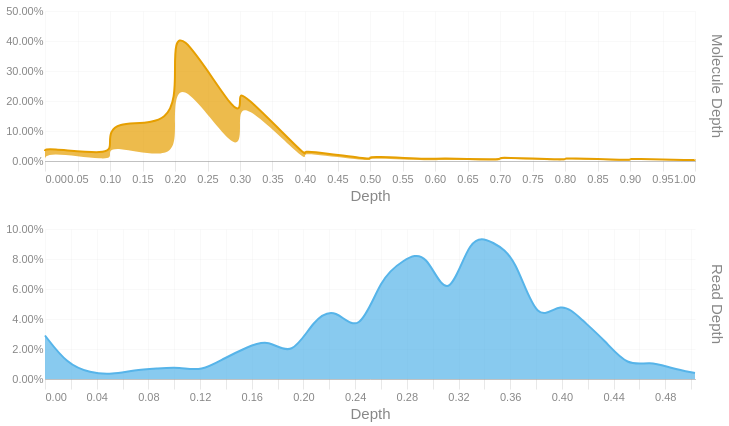

The cell this chart's notebook holds for it:
### Code cell
readdep = depth_hist(tb['Read Depth'], q99, 3)
readdep = readdep.with_columns(pl.lit('Read Depth').alias('Metric'))
if not SKIPLR:
    moldep = depth_hist(tb['Molecule Depth'], mol_q99, 1)
    moldep = moldep.with_columns(pl.lit('Molecule Depth').alias('Metric'))
    _hist = pl.concat([readdep, moldep])
    _hist = _hist.filter(pl.col('Proportion') != 0)
    with SafeRender(_hist):
        (
            alt.Chart(_hist)        
            .mark_area(interpolate = "basis")
            .encode(
                x=alt.X('Bin:Q').scale(domainMin=0).axis(alt.Axis(title='Depth')),
                y = alt.Y('Proportion:Q', title = None).axis(format = '.2%'),
                color = alt.Color('Metric:N').legend(None),
                row = alt.Row("Metric:N").header(title = None, labelOrient = 'right'),
                tooltip = [
                    alt.Tooltip("Metric:N", title = "Metric"),
                    alt.Tooltip('Interval:N', title = "Depth Interval"),
                    alt.Tooltip('Proportion:Q', title = "% Alignments").format('.2%')
                ]
            )
            .resolve_scale(x='independent', y='independent')
            .properties(
                height = 150, width = 650,
                usermeta={'embedOptions': {'downloadFileName': f'{samplename}.depth.hist'}}
            )
        ).display()
else:
    readdep = readdep.filter(pl.col('Proportion') != 0)
    with SafeRender(readdep):
        (
            alt.Chart(readdep)        
            .mark_area(interpolate = "basis")
            .encode(
                x=alt.X('Bin:Q').scale(domainMin=0).axis(alt.Axis(title='Depth')),
                y = alt.Y('Proportion:Q', title = None).axis(format = '.2%'),
                tooltip = [
                    alt.Tooltip('Interval:N', title = "Depth Interval"),
                    alt.Tooltip('Proportion:Q', title = "% Alignments").format('.2%')
                ]
            )
            .properties(
                usermeta={'embedOptions': {'downloadFileName': f'{samplename}.depth.hist'}}
            )
        ).display()

### Figure 1 — Vega-Lite specification as saved in the notebook (floating-point values rounded to 4 significant figures)
{"width": 650, "height": 150, "config": {"title": {"anchor": "start", "dy": -15, "fontSize": 18, "color": "#888888", "subtitleColor": "#888888", "subtitleFontSize": 14}, "arc": {"fill": "#0072B2"}, "axis": {"domainColor": "#888888", "domainWidth": 0.5, "gridWidth": 0.2, "grid": false, "titleFontWeight": 400, "titleFontSize": 15, "labelFontSize": 11, "labelColor": "#888888", "tickColor": "#888888", "tickWidth": 0.2, "titleColor": "#888888"}, "axisBand": {"grid": false}, "axisX": {"grid": true, "tickSize": 10, "domainCap": "round"}, "axisY": {"domain": false, "grid": true, "tickSize": 0, "domainCap": "round"}, "background": "transparent", "header": {"labelFontSize": 15, "labelColor": "#888888", "titleFontSize": 15, "titleFontWeight": 600, "titleColor": "#888888"}, "legend": {"labelFont": "sans-serif", "labelFontSize": 12, "labelColor": "#888888", "symbolSize": 100, "symbolType": "circle", "titleFontSize": 12, "titlePadding": 10, "titleColor": "#888888", "title": null}, "range": {"category": ["#E69F00", "#56B4E9", "#009E73", "#F0E442", "#0072B2", "#D55E00", "#CC79A7", "#000000"], "diverging": ["#cfe8f3", "#a2d4ec", "#73bfe2", "#46abdb", "#1696d2", "#12719e"]}, "area": {"fill": "#0072B2", "fillOpacity": 0.7, "line": true, "strokeOpacity": 0.7}, "line": {"color": "#0072B2", "stroke": "#0072B2", "strokeWidth": 2}, "trail": {"color": "#0072B2", "stroke": "#0072B2", "strokeWidth": 0, "size": 1}, "point": {"filled": true, "fillOpacity": 1.0, "size": 95}, "text": {"color": "#888888", "fontSize": 11, "align": "right", "fontWeight": 400, "size": 11}, "bar": {"fill": "#0072B2", "stroke": null}, "view": {"stroke": null, "continuousWidth": 660, "continuousHeight": 400}}, "data": {"name": "data-f8dc6a97c08964dc884245f5024be66c"}, "mark": {"type": "area", "interpolate": "basis"}, "encoding": {"color": {"field": "Metric", "legend": null, "type": "nominal"}, "row": {"field": "Metric", "header": {"title": null, "labelOrient": "right"}, "type": "nominal"}, "tooltip": [{"field": "Metric", "title": "Metric", "type": "nominal"}, {"field": "Interval", "title": "Depth Interval", "type": "nominal"}, {"field": "Proportion", "format": ".2%", "title": "% Alignments", "type": "quantitative"}], "x": {"axis": {"title": "Depth"}, "field": "Bin", "scale": {"domainMin": 0}, "type": "quantitative"}, "y": {"axis": {"format": ".2%"}, "field": "Proportion", "title": null, "type": "quantitative"}}, "resolve": {"scale": {"x": "independent", "y": "independent"}}, "usermeta": {"embedOptions": {"downloadFileName": "S6_Altamaha_3973.depth.hist"}}, "$schema": "https://vega.github.io/schema/vega-lite/v6.1.0.json", "datasets": {"data-f8dc6a97c08964dc884245f5024be66c": [{"Bin": 0.0, "Interval": "0.0-0.017", "Proportion": 0.029, "Metric": "Read Depth"}, {"Bin": 0.017, "Interval": "0.017-0.035", "Proportion": 0.01, "Metric": "Read Depth"}, {"Bin": 0.035, "Interval": "0.035-0.052", "Proportion": 0.004, "Metric": "Read Depth"}, {"Bin": 0.052, "Interval": "0.052-0.069", "Proportion": 0.003, "Metric": "Read Depth"}, {"Bin": 0.069, "Interval": "0.069-0.087", "Proportion": 0.006, "Metric": "Read Depth"}, {"Bin": 0.087, "Interval": "0.087-0.104", "Proportion": 0.007, "Metric": "Read Depth"}, {"Bin": 0.104, "Interval": "0.104-0.121", "Proportion": 0.008, "Metric": "Read Depth"}, {"Bin": 0.121, "Interval": "0.121-0.139", "Proportion": 0.005, "Metric": "Read Depth"}, {"Bin": 0.139, "Interval": "0.139-0.156", "Proportion": 0.014, "Metric": "Read Depth"}, {"Bin": 0.156, "Interval": "0.156-0.173", "Proportion": 0.021, "Metric": "Read Depth"}, {"Bin": 0.173, "Interval": "0.173-0.191", "Proportion": 0.027, "Metric": "Read Depth"}, {"Bin": 0.191, "Interval": "0.191-0.208", "Proportion": 0.014, "Metric": "Read Depth"}, {"Bin": 0.208, "Interval": "0.208-0.225", "Proportion": 0.04, "Metric": "Read Depth"}, {"Bin": 0.225, "Interval": "0.225-0.243", "Proportion": 0.048, "Metric": "Read Depth"}, {"Bin": 0.243, "Interval": "0.243-0.26", "Proportion": 0.028, "Metric": "Read Depth"}, {"Bin": 0.26, "Interval": "0.26-0.277", "Proportion": 0.068, "Metric": "Read Depth"}, {"Bin": 0.277, "Interval": "0.277-0.295", "Proportion": 0.079, "Metric": "Read Depth"}, {"Bin": 0.295, "Interval": "0.295-0.312", "Proportion": 0.087, "Metric": "Read Depth"}, {"Bin": 0.312, "Interval": "0.312-0.329", "Proportion": 0.047, "Metric": "Read Depth"}, {"Bin": 0.329, "Interval": "0.329-0.347", "Proportion": 0.098, "Metric": "Read Depth"}, {"Bin": 0.347, "Interval": "0.347-0.364", "Proportion": 0.091, "Metric": "Read Depth"}, {"Bin": 0.364, "Interval": "0.364-0.381", "Proportion": 0.082, "Metric": "Read Depth"}, {"Bin": 0.381, "Interval": "0.381-0.399", "Proportion": 0.035, "Metric": "Read Depth"}, {"Bin": 0.399, "Interval": "0.399-0.416", "Proportion": 0.053, "Metric": "Read Depth"}, {"Bin": 0.416, "Interval": "0.416-0.433", "Proportion": 0.039, "Metric": "Read Depth"}, {"Bin": 0.433, "Interval": "0.433-0.451", "Proportion": 0.026, "Metric": "Read Depth"}, {"Bin": 0.451, "Interval": "0.451-0.468", "Proportion": 0.008, "Metric": "Read Depth"}, {"Bin": 0.468, "Interval": "0.468-0.485", "Proportion": 0.012, "Metric": "Read Depth"}, {"Bin": 0.485, "Interval": "0.485-0.503", "Proportion": 0.007, "Metric": "Read Depth"}, {"Bin": 0.503, "Interval": "0.503-0.52", "Proportion": 0.004, "Metric": "Read Depth"}, {"Bin": 0.0, "Interval": "0.0-0.0", "Proportion": 0.033, "Metric": "Molecule Depth"}, {"Bin": 0.0, "Interval": "0.0-0.1", "Proportion": 0.011, "Metric": "Molecule Depth"}, {"Bin": 0.1, "Interval": "0.1-0.1", "Proportion": 0.02, "Metric": "Molecule Depth"}, {"Bin": 0.1, "Interval": "0.1-0.1", "Proportion": 0.034, "Metric": "Molecule Depth"}, {"Bin": 0.1, "Interval": "0.1-0.2", "Proportion": 0.085, "Metric": "Molecule Depth"}, {"Bin": 0.2, "Interval": "0.2-0.2", "Proportion": 0.111, "Metric": "Molecule Depth"}, {"Bin": 0.2, "Interval": "0.2-0.2", "Proportion": 0.202, "Metric": "Molecule Depth"}, {"Bin": 0.2, "Interval": "0.2-0.3", "Proportion": 0.167, "Metric": "Molecule Depth"}, {"Bin": 0.3, "Interval": "0.3-0.3", "Proportion": 0.125, "Metric": "Molecule Depth"}, {"Bin": 0.3, "Interval": "0.3-0.3", "Proportion": 0.087, "Metric": "Molecule Depth"}, {"Bin": 0.3, "Interval": "0.3-0.4", "Proportion": 0.026, "Metric": "Molecule Depth"}, {"Bin": 0.4, "Interval": "0.4-0.4", "Proportion": 0.019, "Metric": "Molecule Depth"}, {"Bin": 0.4, "Interval": "0.4-0.4", "Proportion": 0.008, "Metric": "Molecule Depth"}, {"Bin": 0.4, "Interval": "0.4-0.5", "Proportion": 0.009, "Metric": "Molecule Depth"}, {"Bin": 0.5, "Interval": "0.5-0.5", "Proportion": 0.005, "Metric": "Molecule Depth"}, {"Bin": 0.5, "Interval": "0.5-0.5", "Proportion": 0.005, "Metric": "Molecule Depth"}, {"Bin": 0.5, "Interval": "0.5-0.6", "Proportion": 0.006, "Metric": "Molecule Depth"}, {"Bin": 0.6, "Interval": "0.6-0.6", "Proportion": 0.005, "Metric": "Molecule Depth"}, {"Bin": 0.6, "Interval": "0.6-0.7", "Proportion": 0.005, "Metric": "Molecule Depth"}, {"Bin": 0.7, "Interval": "0.7-0.7", "Proportion": 0.004, "Metric": "Molecule Depth"}, {"Bin": 0.7, "Interval": "0.7-0.7", "Proportion": 0.005, "Metric": "Molecule Depth"}, {"Bin": 0.7, "Interval": "0.7-0.8", "Proportion": 0.003, "Metric": "Molecule Depth"}, {"Bin": 0.8, "Interval": "0.8-0.8", "Proportion": 0.004, "Metric": "Molecule Depth"}, {"Bin": 0.8, "Interval": "0.8-0.8", "Proportion": 0.003, "Metric": "Molecule Depth"}, {"Bin": 0.8, "Interval": "0.8-0.9", "Proportion": 0.003, "Metric": "Molecule Depth"}, {"Bin": 0.9, "Interval": "0.9-0.9", "Proportion": 0.003, "Metric": "Molecule Depth"}, {"Bin": 0.9, "Interval": "0.9-0.9", "Proportion": 0.002, "Metric": "Molecule Depth"}, {"Bin": 0.9, "Interval": "0.9-1.0", "Proportion": 0.003, "Metric": "Molecule Depth"}, {"Bin": 1.0, "Interval": "1.0-1.0", "Proportion": 0.002, "Metric": "Molecule Depth"}, {"Bin": 1.0, "Interval": "1.0-1.03", "Proportion": 0.003, "Metric": "Molecule Depth"}]}}
